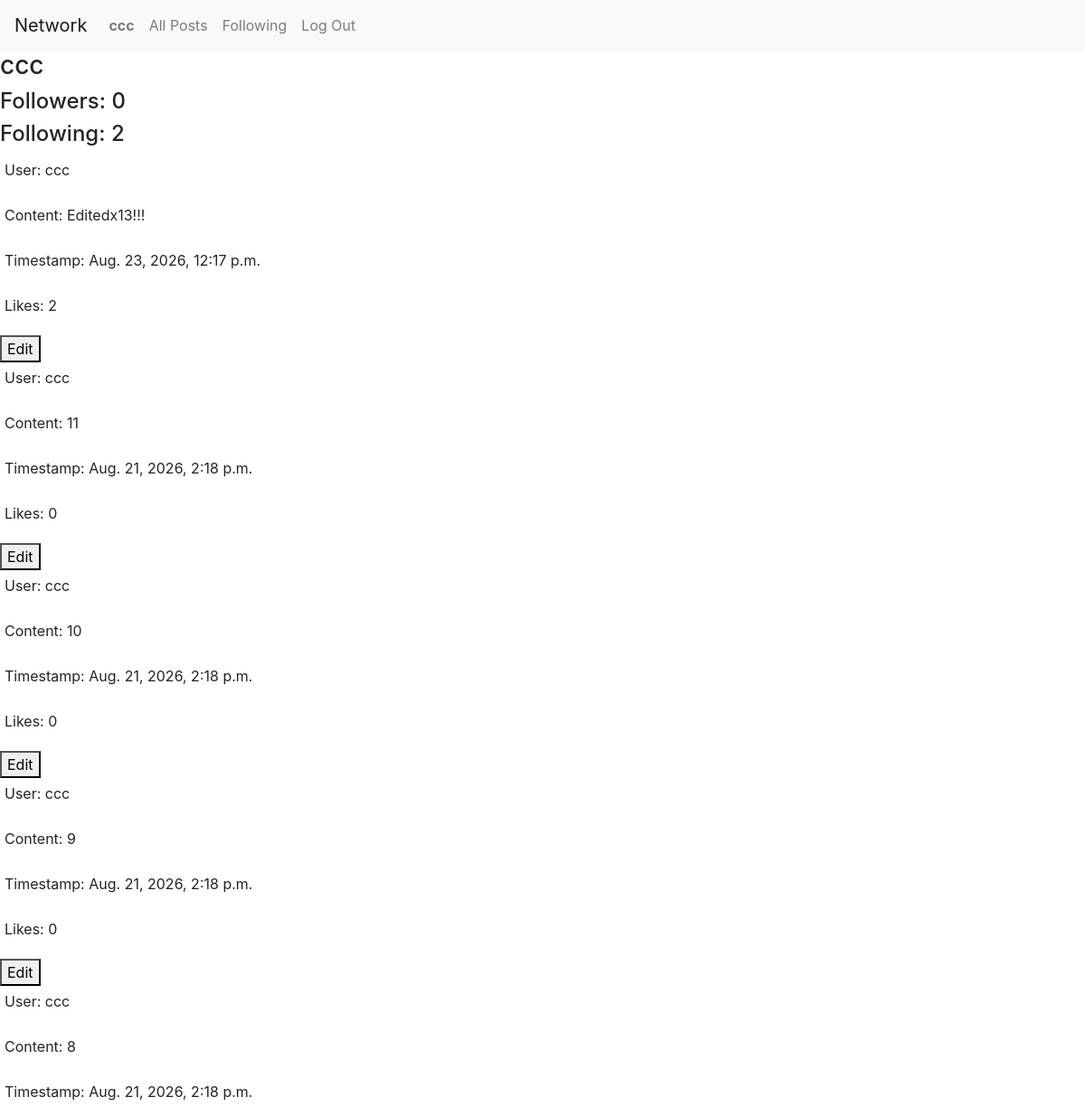
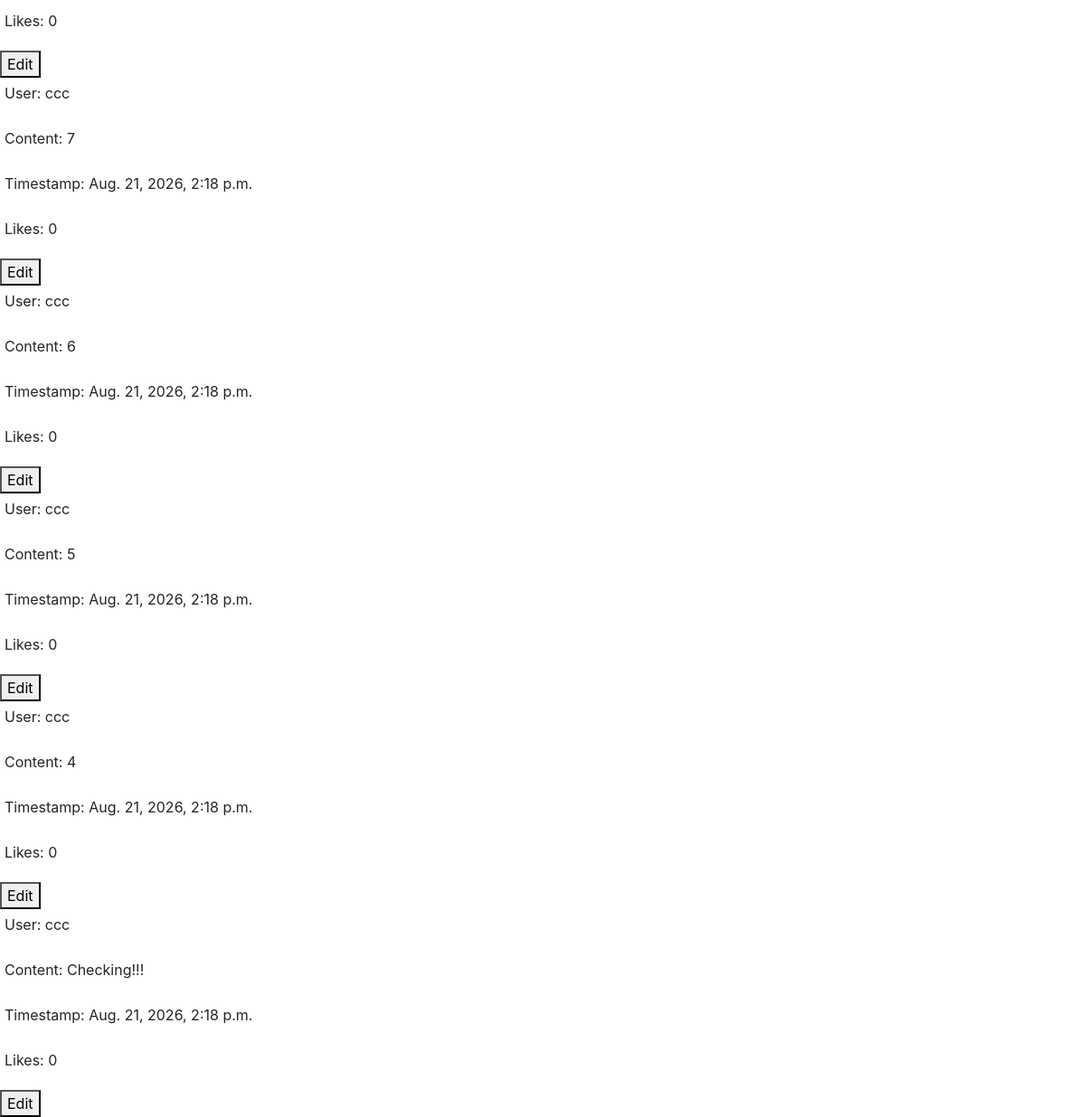
The app's page /profile/ccc (signed in) with its own data (2 pictures, top to bottom).
### network/models.py (models this page shows)
class User(AbstractUser):
    pass

class Post(models.Model):
    user = models.ForeignKey(User, on_delete=models.CASCADE)
    content = models.TextField()
    timestamp = models.DateTimeField(auto_now_add=True)

### network/views.py (the view, shortened to what this page needs)
# urls.py: path("profile/<username>", views.profile, name = "profile"),
@login_required
def profile(request, username):
    loggedUser = request.user
    user = User.objects.get(username=username)
    isFollowing = Follow.objects.filter(
        follower=loggedUser,
        following=user
    ).exists()
    posts = Post.objects.filter(
        user=user
    ).order_by("-timestamp")
    paginator = Paginator(posts, 10)
    pageNumber = request.GET.get("page")
    pageObj = paginator.get_page(pageNumber)
    followers = user.followers.count()
    following = user.following.count()
    return render(request, "network/profile.html", {
        "profile": user,
        "posts": pageObj,
        "followers": followers,
        "following": following,
        "isFollowing": isFollowing
    })

### network/templates/network/profile.html (shortened to what this page needs)
{% extends "network/layout.html" %}
{% load static %}
{% block body %}
    {% if user.is_authenticated %}
        <h3>{{ profile }}</h3>
        <h4>Followers: {{ followers }}</h4>
        <h4>Following: {{ following }}</h4>
        {% for post in posts %}
            <p style="padding: 5px;">User: {{ post.user }}</p>
            <p style="padding: 5px;" id="content-{{ post.id }}">Content: {{ post.content }}</p>
            <p style="padding: 5px;">Timestamp: {{ post.timestamp }}</p>
            <p style="padding: 5px;">Likes: {{ post.like_set.count }}</p>
            {% if user == post.user %}
                <button class="editButton" data-post-id="{{ post.id }}">
                    Edit
                </button>
            {% endif %}
        {% endfor %}
    {% endif %}
{% endblock %}

### network/templates/network/layout.html (shortened to what this page needs)
{% load static %}
<!DOCTYPE html>
<html lang="en">
    <head>
        <link rel="stylesheet" href="https://stackpath.bootstrapcdn.com/bootstrap/4.4.1/css/bootstrap.min.css">
        <link href="{% static 'network/styles.css' %}" rel="stylesheet">
    </head>
    <body>
        <nav class="navbar navbar-expand-lg navbar-light bg-light">
            <a class="navbar-brand" href="#">Network</a>
            <div>
              <ul class="navbar-nav mr-auto">
                {% if user.is_authenticated %}
                    <li class="nav-item">
                        <a class="nav-link" href="{% url 'profile' username=user.username %}">
                            <strong>{{ user.username }}</strong>
                        </a>
                    </li>
                {% endif %}
                <li class="nav-item">
                  <a class="nav-link" href="{% url 'index' %}">All Posts</a>
                </li>
                {% if user.is_authenticated %}
                    <li class="nav-item">
                        <a class="nav-link" href="{% url 'following' %}">Following</a>
                    </li>
                    <li class="nav-item">
                        <a class="nav-link" href="{% url 'logout' %}">Log Out</a>
                    </li>
                {% endif %}
              </ul>
            </div>
          </nav>
        <div class="body">
            {% block body %}
            {% endblock %}
        </div>
    </body>
</html>

### records on screen
User: username "ccc"
Post: user "ccc", content "Editedx13!!!", timestamp "Aug. 23, 2026, 12:17 p.m.", like_set.count "2"
Post: user "ccc", content "11", timestamp "Aug. 21, 2026, 2:18 p.m.", like_set.count "0"
Post: user "ccc", content "10", timestamp "Aug. 21, 2026, 2:18 p.m.", like_set.count "0"
Post: user "ccc", content "9", timestamp "Aug. 21, 2026, 2:18 p.m.", like_set.count "0"
Post: user "ccc", content "8", timestamp "Aug. 21, 2026, 2:18 p.m.", like_set.count "0"
Post: user "ccc", content "7", timestamp "Aug. 21, 2026, 2:18 p.m.", like_set.count "0"
Post: user "ccc", content "6", timestamp "Aug. 21, 2026, 2:18 p.m.", like_set.count "0"
Post: user "ccc", content "5", timestamp "Aug. 21, 2026, 2:18 p.m.", like_set.count "0"
Post: user "ccc", content "4", timestamp "Aug. 21, 2026, 2:18 p.m.", like_set.count "0"
Post: user "ccc", content "Checking!!!", timestamp "Aug. 21, 2026, 2:18 p.m.", like_set.count "0"

### other values on screen
{{ followers }} "0"
{{ following }} "2"
